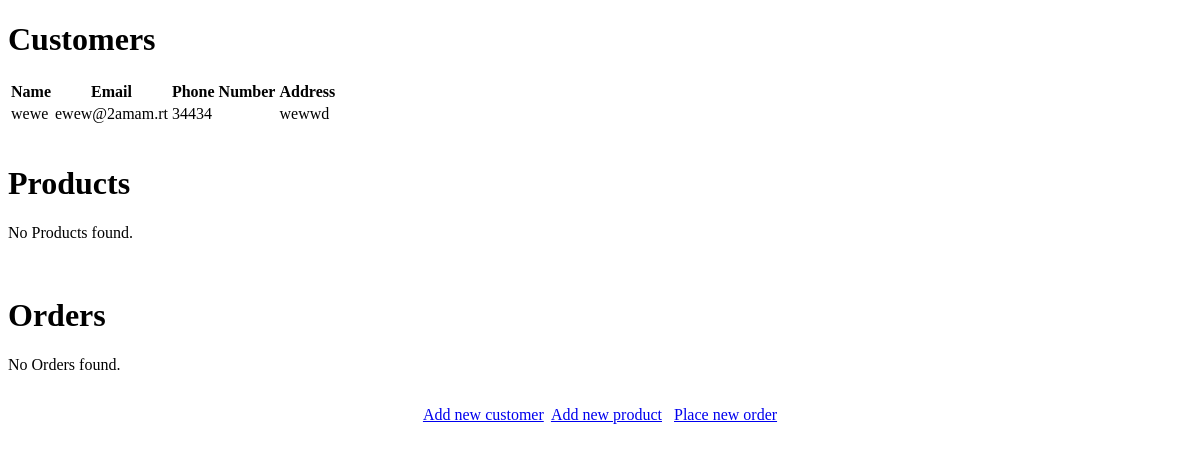
The app's page /, older data.
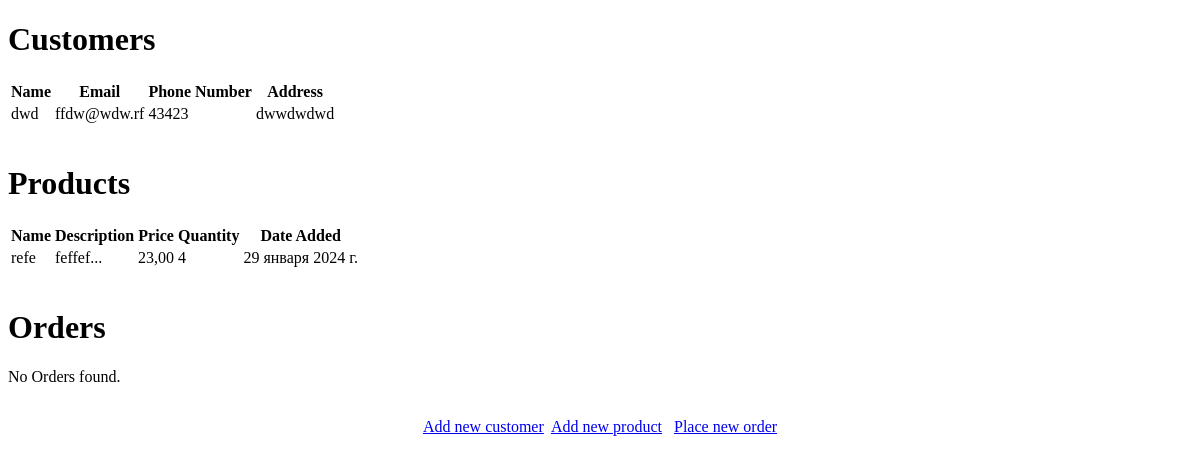
The same page, newer data.
### myapp/models.py (models this page shows, shortened)
class Customer(models.Model):
    name = models.CharField(max_length=200)
    email = models.EmailField()
    phone_number = models.IntegerField()
    address = models.TextField()
    registration_date = models.DateTimeField(auto_now_add=True)#'client registration date'

class Product(models.Model):
    name = models.CharField(max_length=200)
    description = models.TextField()
    price = models.DecimalField(max_digits=10, decimal_places=2)
    quantity = models.PositiveSmallIntegerField()
    date_added = models.DateField(auto_now_add=True)
    photo = models.CharField(max_length=255, default = "")

### myapp/views.py (the view)
# urls.py: path('', homepage),
def homepage(request):
    context = {
        'customers': Customer.objects.all(),
        'products': Product.objects.all(),
       'orders': Order.objects.all(),
    }
    return render(request, 'homepage.html', context)

### myapp/templates/homepage.html
{% extends 'base.html' %}
{% block body %}
<h1>Customers</h1>
{% if customers %}
    <table>
        <tr><th>Name</th><th>Email</th><th>Phone Number</th><th>Address</th></tr>
        {% for customer in customers %}
            <tr><td>{{ customer.name }}</td><td>{{ customer.email }}</td><td>{{ customer.phone_number }}</td><td>{{ customer.address }}</td></tr>
        {% endfor %}
    </table>
{% else %}
    <p>No Customers found.</p>
{% endif %}
<br />
<h1>Products</h1>
{% if products %}
    <table>
        <tr><th>Name</th><th>Description</th><th>Price</th><th>Quantity</th><th>Date Added</th></tr>
        {% for product in products %}
            <tr><td>{{ product.name }}</td><td>{{ product.description|slice:"0:50" }}...</td><td>{{ product.price }}</td><td>{{ product.quantity }}</td><td>{{ product.date_added }}</td></tr>
        {% endfor %}
    </table>
{% else %}
    <p>No Products found.</p>
{% endif %}
<br />
<h1>Orders</h1>
{% if orders %}
    <table>
        <tr><th>ID</th><th>Customer Name</th><th>Total Amount</th><th>Placed Date</th></tr>
        {% for order in orders %}
            <tr><td><a href="{% url 'myapp:update_order' pk=order.pk %}">{{ order.id }}</a></td><td>{{ order.customer }}</td><td>{{ order.order_total_amount }}</td><td>{{ order.order_date }}</td></tr>
        {% endfor %}
    </table>
{% else %}
    <p>No Orders found.</p>
{% endif %}
<div style="text-align: center; margin-top: 2em;">
    <a href="{% url 'myapp:create_customer' %}">Add new customer</a>
    <a href="{% url 'myapp:create_product' %}">Add new product</a>
    <a href="{% url 'myapp:create_order' %}">Place new order</a></div>
{% endblock %}

### myapp/templates/base.html (shortened to what this page needs)
{% load static %}
<!DOCTYPE html>
<html lang="en">
<head>
</head>
<body>
    <main>
        {% block body %}{% endblock %}
    </main>
</body>
</html>

Row changes from the older to the newer data that the page shows:
removed Customer: name "wewe", email "ewew@2amam.rt", phone_number "34434", address "wewwd"
added Customer: name "dwd", email "ffdw@wdw.rf", phone_number "43423", address "dwwdwdwd"
added Product: name "refe", description "feffef", price "23,00", quantity "4", date_added "29 января 2024 г."
Text that changed along with them:
text no longer shown: "No Products found."
text now shown: "Name Description Price Quantity Date Added"
